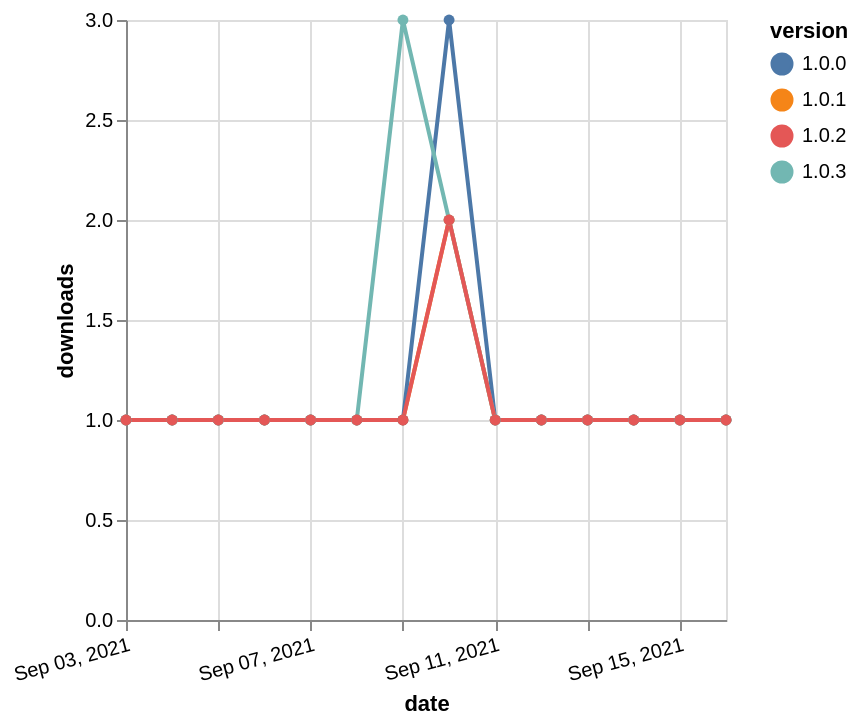

Vega-Lite specification for this chart:
### Vega-Lite specification from a JSON file in a GitHub repository (floating-point values rounded to 4 significant figures)
{"$schema": "https://vega.github.io/schema/vega-lite/v5.json", "description": "A simple bar chart with embedded data.", "data": {"values": [{"date": "2021-09-03", "total": 144, "delta": 1, "version": "1.0.1"}, {"date": "2021-09-04", "total": 145, "delta": 1, "version": "1.0.1"}, {"date": "2021-09-05", "total": 146, "delta": 1, "version": "1.0.1"}, {"date": "2021-09-06", "total": 147, "delta": 1, "version": "1.0.1"}, {"date": "2021-09-07", "total": 148, "delta": 1, "version": "1.0.1"}, {"date": "2021-09-08", "total": 149, "delta": 1, "version": "1.0.1"}, {"date": "2021-09-09", "total": 150, "delta": 1, "version": "1.0.1"}, {"date": "2021-09-10", "total": 152, "delta": 2, "version": "1.0.1"}, {"date": "2021-09-11", "total": 153, "delta": 1, "version": "1.0.1"}, {"date": "2021-09-12", "total": 154, "delta": 1, "version": "1.0.1"}, {"date": "2021-09-13", "total": 155, "delta": 1, "version": "1.0.1"}, {"date": "2021-09-14", "total": 156, "delta": 1, "version": "1.0.1"}, {"date": "2021-09-15", "total": 157, "delta": 1, "version": "1.0.1"}, {"date": "2021-09-16", "total": 158, "delta": 1, "version": "1.0.1"}, {"date": "2021-09-03", "total": 211, "delta": 1, "version": "1.0.0"}, {"date": "2021-09-04", "total": 212, "delta": 1, "version": "1.0.0"}, {"date": "2021-09-05", "total": 213, "delta": 1, "version": "1.0.0"}, {"date": "2021-09-06", "total": 214, "delta": 1, "version": "1.0.0"}, {"date": "2021-09-07", "total": 215, "delta": 1, "version": "1.0.0"}, {"date": "2021-09-08", "total": 216, "delta": 1, "version": "1.0.0"}, {"date": "2021-09-09", "total": 217, "delta": 1, "version": "1.0.0"}, {"date": "2021-09-10", "total": 220, "delta": 3, "version": "1.0.0"}, {"date": "2021-09-11", "total": 221, "delta": 1, "version": "1.0.0"}, {"date": "2021-09-12", "total": 222, "delta": 1, "version": "1.0.0"}, {"date": "2021-09-13", "total": 223, "delta": 1, "version": "1.0.0"}, {"date": "2021-09-14", "total": 224, "delta": 1, "version": "1.0.0"}, {"date": "2021-09-15", "total": 225, "delta": 1, "version": "1.0.0"}, {"date": "2021-09-16", "total": 226, "delta": 1, "version": "1.0.0"}, {"date": "2021-09-03", "total": 158, "delta": 1, "version": "1.0.3"}, {"date": "2021-09-04", "total": 159, "delta": 1, "version": "1.0.3"}, {"date": "2021-09-05", "total": 160, "delta": 1, "version": "1.0.3"}, {"date": "2021-09-06", "total": 161, "delta": 1, "version": "1.0.3"}, {"date": "2021-09-07", "total": 162, "delta": 1, "version": "1.0.3"}, {"date": "2021-09-08", "total": 163, "delta": 1, "version": "1.0.3"}, {"date": "2021-09-09", "total": 166, "delta": 3, "version": "1.0.3"}, {"date": "2021-09-10", "total": 168, "delta": 2, "version": "1.0.3"}, {"date": "2021-09-11", "total": 169, "delta": 1, "version": "1.0.3"}, {"date": "2021-09-12", "total": 170, "delta": 1, "version": "1.0.3"}, {"date": "2021-09-13", "total": 171, "delta": 1, "version": "1.0.3"}, {"date": "2021-09-14", "total": 172, "delta": 1, "version": "1.0.3"}, {"date": "2021-09-15", "total": 173, "delta": 1, "version": "1.0.3"}, {"date": "2021-09-16", "total": 174, "delta": 1, "version": "1.0.3"}, {"date": "2021-09-03", "total": 142, "delta": 1, "version": "1.0.2"}, {"date": "2021-09-04", "total": 143, "delta": 1, "version": "1.0.2"}, {"date": "2021-09-05", "total": 144, "delta": 1, "version": "1.0.2"}, {"date": "2021-09-06", "total": 145, "delta": 1, "version": "1.0.2"}, {"date": "2021-09-07", "total": 146, "delta": 1, "version": "1.0.2"}, {"date": "2021-09-08", "total": 147, "delta": 1, "version": "1.0.2"}, {"date": "2021-09-09", "total": 148, "delta": 1, "version": "1.0.2"}, {"date": "2021-09-10", "total": 150, "delta": 2, "version": "1.0.2"}, {"date": "2021-09-11", "total": 151, "delta": 1, "version": "1.0.2"}, {"date": "2021-09-12", "total": 152, "delta": 1, "version": "1.0.2"}, {"date": "2021-09-13", "total": 153, "delta": 1, "version": "1.0.2"}, {"date": "2021-09-14", "total": 154, "delta": 1, "version": "1.0.2"}, {"date": "2021-09-15", "total": 155, "delta": 1, "version": "1.0.2"}, {"date": "2021-09-16", "total": 156, "delta": 1, "version": "1.0.2"}]}, "width": "container", "mark": {"type": "line", "point": {"filled": true}}, "encoding": {"x": {"field": "date", "type": "temporal", "timeUnit": "yearmonthdate", "title": "date", "axis": {"labelAngle": -15}}, "y": {"field": "delta", "type": "quantitative", "title": "downloads"}, "color": {"field": "version", "type": "nominal"}, "tooltip": {"field": "delta"}}}
